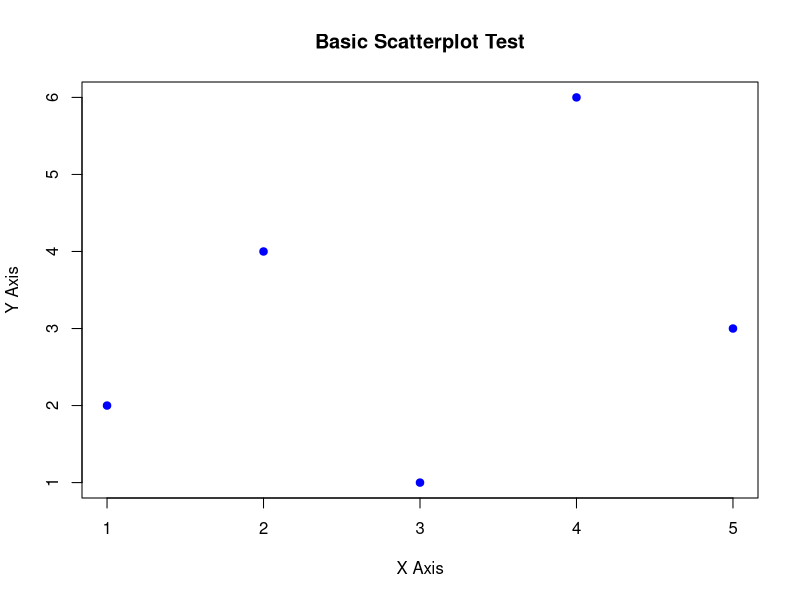

Generate this figure with R:
x <- c(1, 2, 3, 4, 5)
y <- c(2, 4, 1, 6, 3)

plot(x, y,
  main = "Basic Scatterplot Test",
  xlab = "X Axis",
  ylab = "Y Axis",
  pch  = 19,
  col  = "blue"
)
